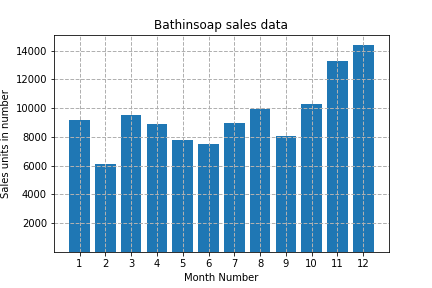

This figure's Python source:
# -*- coding: utf-8 -*-
"""
Created on Mon Jul  6 10:11:24 2020

@author: T-Gamer
"""
import pandas as pd 
import matplotlib.pyplot as plt
df=pd.read_csv(r'C:\Users\T-Gamer\Desktop\André\Bosch\Programação\IOT - Módulo II\CSV\company_sales_data.csv')
print(df)
bathingsoap=df['bathingsoap']
month=df['month_number']
plt.bar(month,bathingsoap)
plt.title('Bathinsoap sales data')
plt.grid(True,linewidth=1,linestyle='--')
plt.xlabel('Month Number')
plt.ylabel('Sales units in number')
plt.xticks(month)
plt.yticks([2000,4000,6000,8000,10000,12000,14000])
plt.savefig('Exercicio 3.4 - Gráfico em barras.png')
